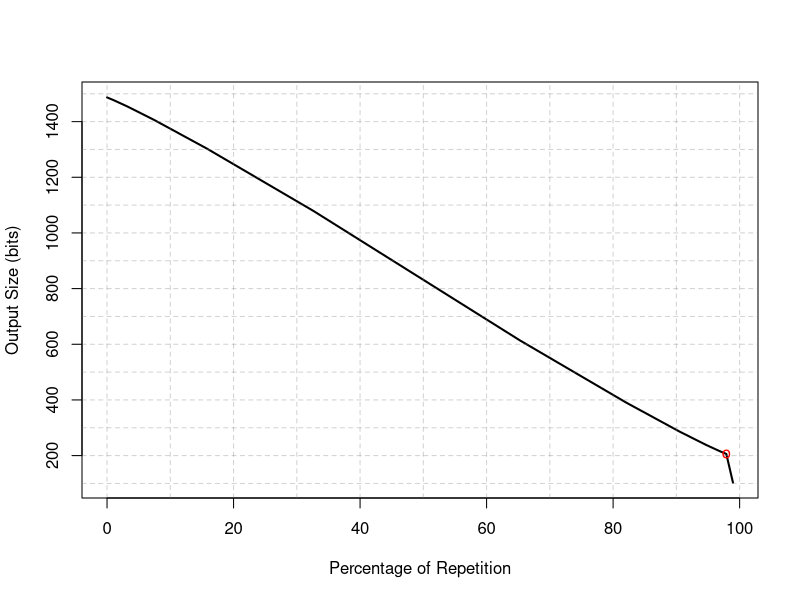
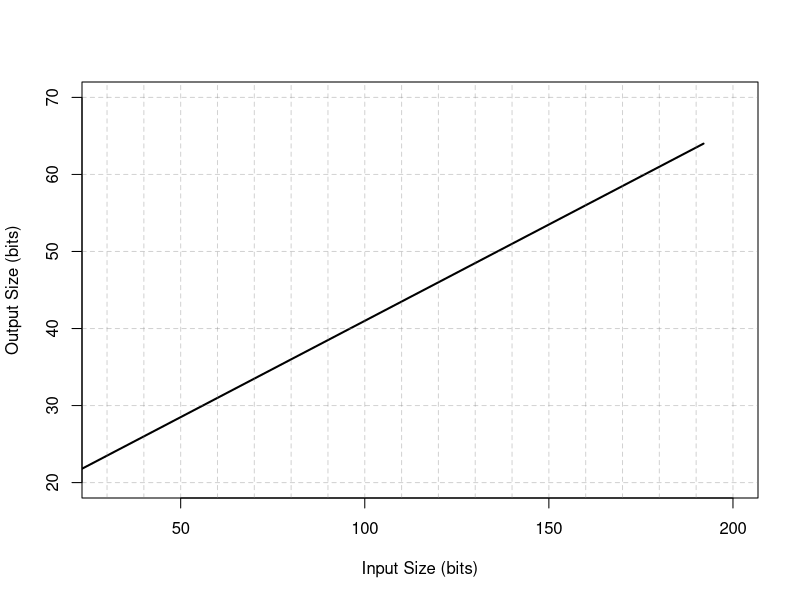

Write the R code that produced these figures, in order.
###### TESTING REPETITION
# percentages of repetition
x<- c(0, 20/19, 40/19, 60/19, 80/19, 100/19, 120/19, 140/19, 160/19, 180/19,
      200/19, 220/19, 240/19, 260/19, 280/19, 300/19, 320/19, 340/19,
      360/19, 380/19, 400/19, 420/19, 440/19, 460/19, 480/19, 500/19,
      520/19, 540/19, 560/19, 580/19, 600/19, 620/19, 640/19, 660/19,
      680/19, 700/19, 720/19, 740/19, 760/19, 780/19, 800/19, 820/19,
      840/19, 860/19, 880/19, 900/19, 920/19, 940/19, 960/19, 980/19,
      1000/19, 1020/19, 1040/19, 1060/19, 1080/19, 1100/19, 1120/19,
      1140/19, 1160/19, 1180/19, 1200/19, 1220/19, 1240/19, 1260/19,
      1280/19, 1300/19, 1320/19, 1340/19, 1360/19, 1380/19, 1400/19,
      1420/19, 1440/19, 1460/19, 1480/19, 1500/19, 1520/19, 1540/19,
      1560/19, 1580/19, 1600/19, 1620/19, 1640/19, 1660/19, 1680/19,
      1700/19, 1720/19, 1740/19, 1760/19, 1780/19, 1800/19, 1820/19,
      1840/19, 1860/19, 1880/19)

# output sizes
y<- c(1487, 1477, 1466, 1455, 1443, 1431, 1419, 1407, 1394, 1381, 1368,
      1355, 1342, 1329, 1316, 1303, 1289, 1275, 1261, 1247, 1233, 1219,
      1205, 1191, 1177, 1163, 1149, 1135, 1121, 1107, 1093, 1079, 1064,
      1049, 1034, 1019, 1004, 989, 974, 959, 944, 929, 914, 899, 884, 
      869, 854, 839, 824, 809, 794, 779, 764, 749, 734, 719, 704, 689,
      674, 659, 644, 629, 614, 600, 586, 572, 558, 544, 530, 516, 502, 
      488, 474, 460, 446, 432, 418, 404, 390, 377, 364, 351, 338, 325,
      312, 299, 286, 274, 262, 250, 238, 227, 216, 206, 103)

plot(x,y, xlab="Percentage of Repetition", ylab="Output Size (bits)", type="l", lwd=2)
abline(h=seq(0,1500,100), col=grey(0.5, 0.35), lty="dashed")
abline(v=seq(0,100,10), col=grey(0.5, 0.35), lty="dashed")
points(1860/19, 206, pch="o", col="red", bg="red")

###### TESTING SIZE
# input size
x<- c(0, 16, 32, 48, 64, 80, 96, 112, 128, 144, 160, 176, 192)

# output size
y<- c(0, 20, 24, 28, 32, 36, 40, 44, 48, 52, 56, 60, 64)

plot(x,y, xlim=c(30,200), ylim=c(20, 70), xlab="Input Size (bits)", ylab="Output Size (bits)", type="l", lwd=2)
abline(h=seq(0,100,10), col=grey(0.5, 0.35), lty="dashed")
abline(v=seq(0,200,10), col=grey(0.5, 0.35), lty="dashed")